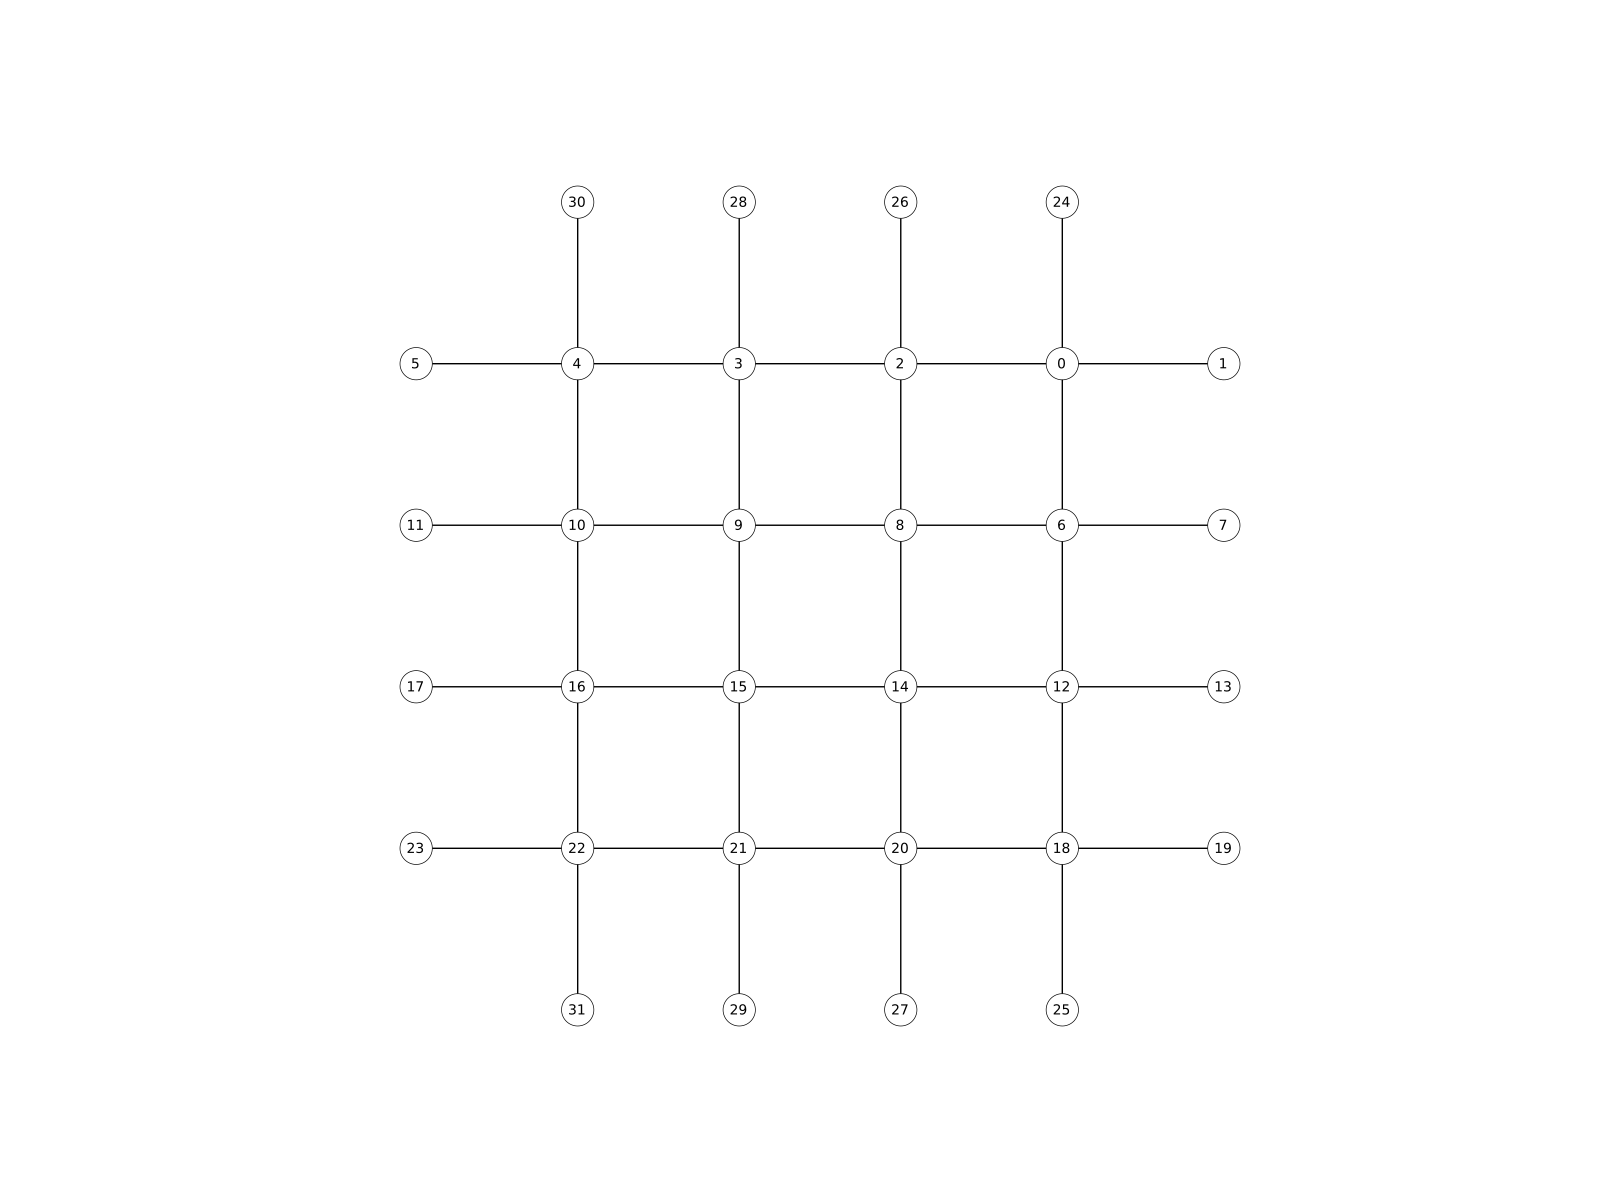

Write the Python code that produced this figure.
import compas
from compas.datastructures import Network

network = Network.from_obj(compas.get('lines.obj'))

network.plot(
    vertextext={key: key for key in network.vertices()},
    vertexsize=0.2
)
